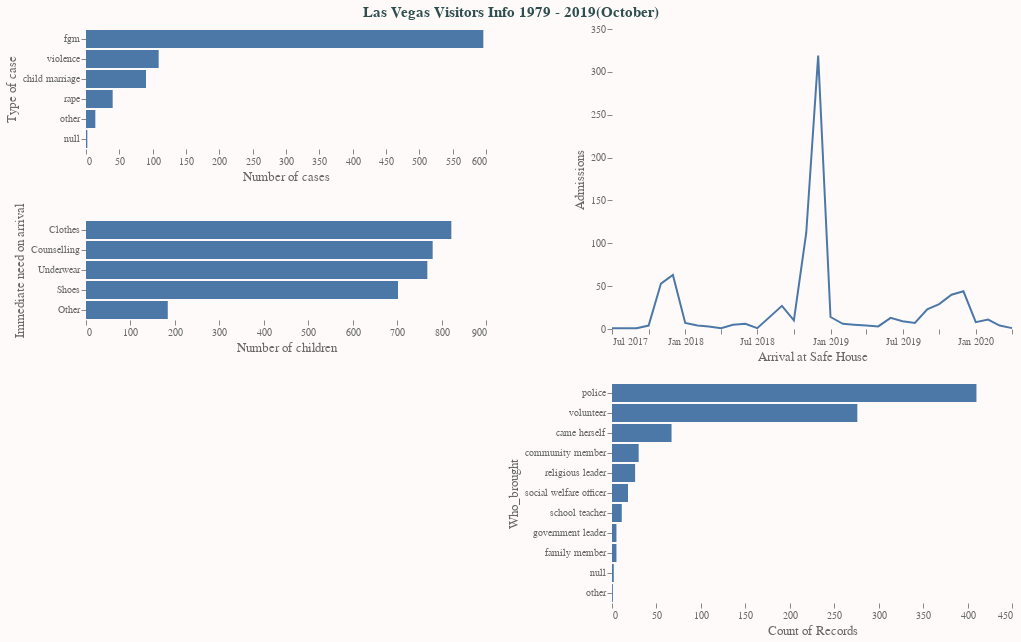

Notebook code cell kept with this figure:
### Code cell
final_chart = (
    (
        Type_of_case & Needs_on_arrival
    ) | (
        Children_per_day & Who_brought_to_SH
    )
).properties(
    title = 'Las Vegas Visitors Info 1979 - 2019(October)'
).configure(
    background='Snow'
).configure_axis(
    grid=False,
    domain=False,
    titleFontSize=13,
    titleFontWeight='normal',
    titleColor='dimgray',
    labelColor='dimgray'
).configure_view(
    strokeWidth=0
).configure_title(
    fontSize=15,
    anchor='middle',
    color='darkslategray'
)

final_chart

### Figure 1 — Vega-Lite specification as saved in the notebook (floating-point values rounded to 4 significant figures; data arrays with more than 128 entries replaced by an {"elided": "..."} marker saying what was removed)
{"config": {"view": {"continuousWidth": 400, "continuousHeight": 300, "strokeWidth": 0}, "axis": {"domain": false, "grid": false, "labelColor": "dimgray", "titleColor": "dimgray", "titleFontSize": 13, "titleFontWeight": "normal"}, "background": "Snow", "title": {"anchor": "middle", "color": "darkslategray", "fontSize": 15}}, "hconcat": [{"vconcat": [{"mark": "bar", "encoding": {"x": {"type": "quantitative", "aggregate": "count", "title": "Number of cases"}, "y": {"type": "nominal", "field": "Type_case", "sort": "-x", "title": "Type of case"}}}, {"mark": "bar", "encoding": {"x": {"type": "quantitative", "aggregate": "sum", "field": "value", "title": "Number of children"}, "y": {"type": "nominal", "field": "key", "sort": "-x", "title": "Immediate need on arrival"}}, "transform": [{"fold": ["Clothes", "Underwear", "Shoes", "Counselling", "Other"]}]}]}, {"vconcat": [{"mark": "line", "encoding": {"x": {"type": "temporal", "field": "Date_arrival", "timeUnit": "yearmonth", "title": "Arrival at Safe House"}, "y": {"type": "quantitative", "aggregate": "count", "title": "Admissions"}}}, {"mark": "bar", "encoding": {"x": {"type": "quantitative", "aggregate": "count"}, "y": {"type": "nominal", "field": "Who_brought", "sort": "-x"}}}]}], "data": {"name": "data-1793f2e77cb1ec8e01bc92f84735d0a4"}, "title": "Las Vegas Visitors Info 1979 - 2019(October)", "$schema": "https://vega.github.io/schema/vega-lite/v4.8.1.json", "datasets": {"data-1793f2e77cb1ec8e01bc92f84735d0a4": {"elided": "851 records"}}}
